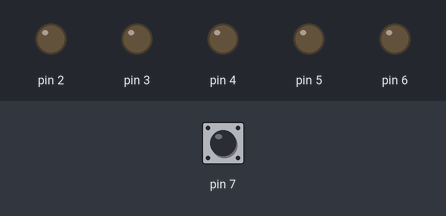
The sketch below on a simulated Arduino Uno, built with avr-gcc and run on an emulated ATmega328P. On the bench: output pins drawn as LEDs (lit = HIGH). The inputs (shaded band) are chosen by the test bench; at power-on: pin 7 HIGH.

Above: at 1.2 s.
1.3 s: pin 7 pulled LOW for 0.15 s
At 7.7 s:
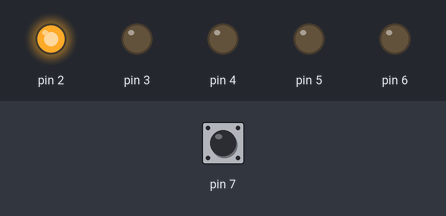
At 9.3 s:
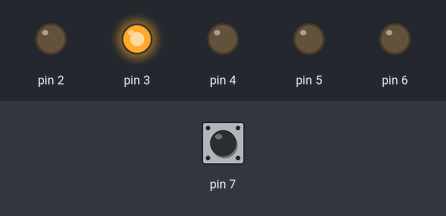
Timing chart, 0 to 13.4 s (numbered marks = the images above; inputs shaded):
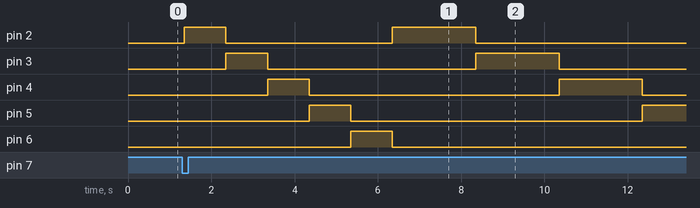

Measured:
- after the input at 1.3 s, pin 2: LOW → HIGH after 0.05 s, → LOW 1.0 s later, → HIGH 4.0 s later, → LOW 2.0 s later; pin 3: LOW → HIGH after 1.1 s, → LOW 1.0 s later, → HIGH 5.0 s later, → LOW 2.0 s later

The sketch:

5.ino
```cpp
//2-6 yung led mo tapos 7 yung button na nakaseries lng sa ground
void setup() {
  // put your setup code here, to run once:
for(int i=2;i<=6;i++)
pinMode(i,OUTPUT);
pinMode(7,INPUT_PULLUP);
}

void loop() {
  // put your main code here, to run repeatedly:
 if(digitalRead(7)==0){
  delay(50);
for(int i=1000;i<=5000;i+=1000)
  for(int j=2;j<=6;j++)
    turnOn(j,i);
}
}
void turnOn(int pin,int wait){
  for(int i=2;i<=6;i++){
    if(i==pin)digitalWrite(i,HIGH);
    else digitalWrite(i,LOW);
  }
  delay(wait);
}
```
